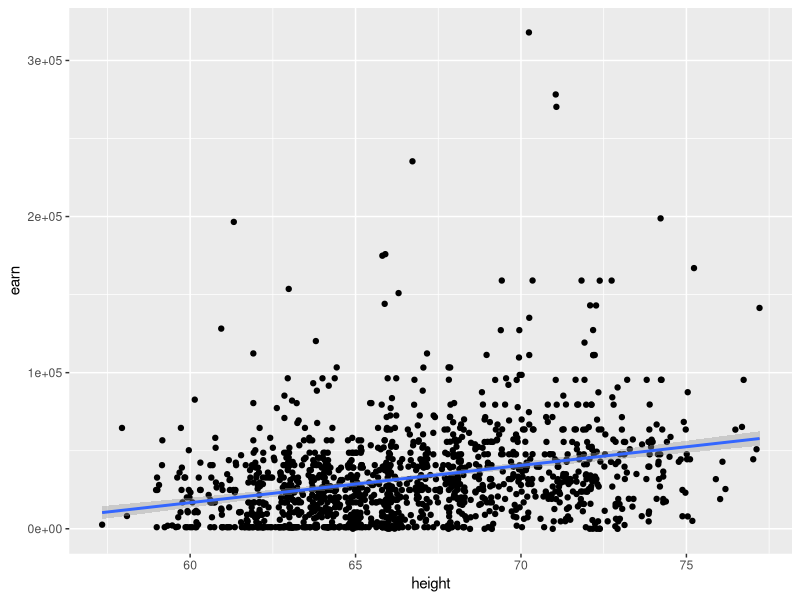
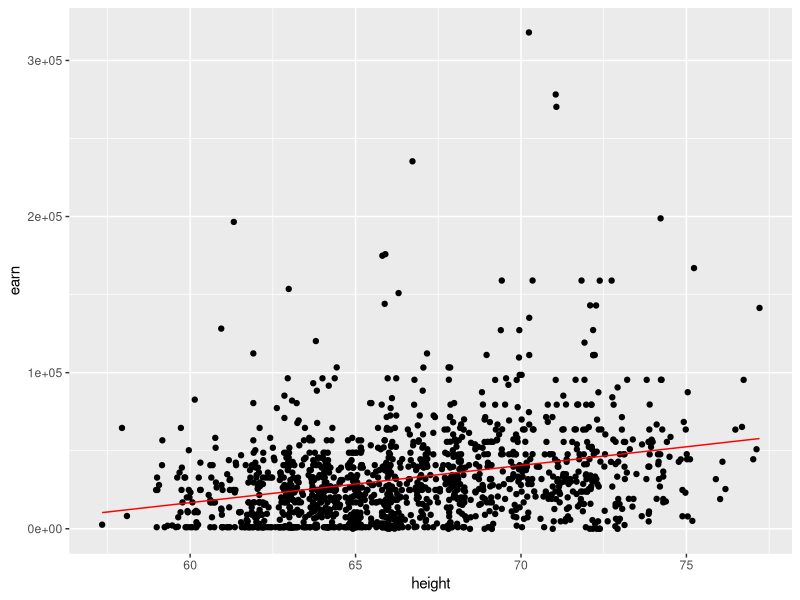

Recreate these plots in R, in order. (Note: this script raises an error after producing the figures.)
## ---- chunk 1
library(tidyverse)
wages <- read_csv("./demo_data/wages.csv")

glimpse(wages)
## ---- chunk 2
mod1 <- lm(
  formula = earn ~ 1 + height,
  data = wages
)
## ---- chunk 3
mod1 %>% summary()
## ---- chunk 4
summary(mod1)$residuals
## ---- chunk 5
library(broom)

mod1 %>% 
  tidy() 
## ---- chunk 6
mod1 %>% glance()
## ---- chunk 7
mod1 %>%
  glance() %>%
  select(adj.r.squared, p.value)
## ---- chunk 8
mod1 %>% 
  augment()
## ---- chunk 9
mod1 %>% 
  broom::augment() %>%
  ggplot(aes(x = height, y = earn)) +
  geom_point() +
  geom_line(aes(y = .fitted), color = "red") +
  geom_smooth(method = "lm")
## ---- chunk 10
coef(mod1)
## ---- chunk 11
-126523.359 + 2387.196 * wages$height
## ---- chunk 12
new_height <- seq(65, 70, by = 1)
-126523.359 + 2387.196 * new_height
## ---- chunk 13
fitted(mod1)
## ---- chunk 14
new <- tibble(height = seq(65, 70, by = 1))
predict(mod1, newdata = new)
## ---- chunk 15
library(modelr)
## ---- chunk 16
# predictions at original x values
wages %>% modelr::add_predictions(mod1)
## ---- chunk 17
wages %>% 
  modelr::add_predictions(mod1) %>% 
  
  ggplot(aes(x = height, y = earn)) +
  geom_point() +
  geom_line(aes(y = pred), color = "red") 
## ---- chunk 18
newdata <- data.frame(height = seq(65, 70, by = 1))

newdata %>% 
  modelr::add_predictions(mod1)
## ---- chunk 19
wages %>% 
  modelr::add_predictions(mod1) %>%
  modelr::add_residuals(mod1)
## ---- chunk 20
knitr::include_graphics("images/RSE_formual.jpeg")
## ---- chunk 21
wages_gender <- wages %>% 
  mutate(gender = if_else(sex == "male", 1, 0))

mod7 <- lm(earn ~ 1 + height + height:gender, data = wages_gender)

newdata <- 
  data.frame(height = seq(0, 70, by = 1)) %>% 
  tidyr::crossing(gender = c(0, 1))

newdata %>% 
  modelr::add_predictions(mod7) %>% 
  
  ggplot(aes(x = height, y = pred, group = gender, color = as.factor(gender))) +
  geom_point() +
  geom_line() 
## ---- chunk 22
wages_female <- wages %>%
  filter(sex == "female")

fit_female <- lm(earn ~ 1 + height, data = wages_female)
fit_female
## ---- chunk 23
wages_male <- wages %>%
  filter(sex == "male")

fit_male <- lm(earn ~ 1 + height, data = wages_male)
fit_male
## ---- chunk 24
wages %>%
  group_by(sex) %>%
  group_modify(
    ~ broom::tidy(lm(earn ~ 1 + height, data = .))
  )
## ---- chunk 25
wages %>%
  nest_by(sex) %>%
  mutate(model = list(lm(earn ~ 1 + height, data = data))) %>%
  mutate(
    coef = list(broom::tidy(model))
  ) %>% 
  unnest(coef)
## ---- chunk 26
wages %>%
  nest_by(sex) %>%
  mutate(model = list(lm(earn ~ 1 + height, data = data))) %>%
  summarise(
    broom::tidy(model)
  ) 
